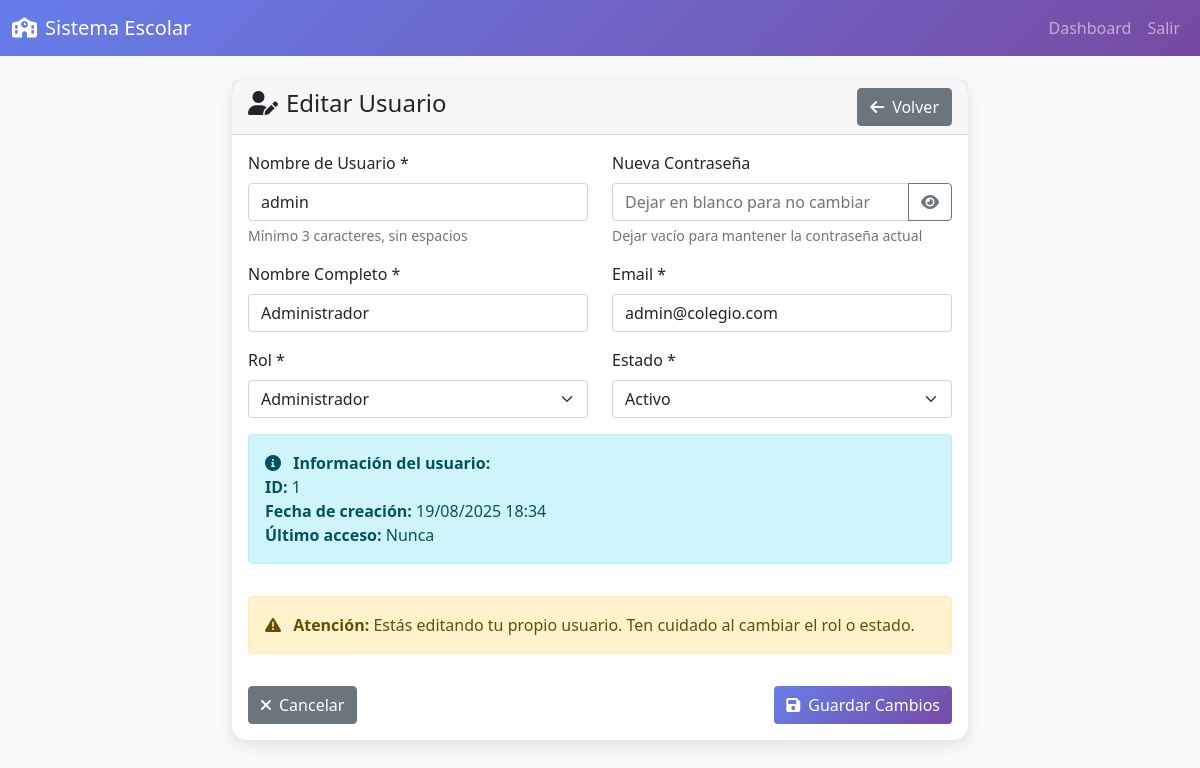
The app's page /usuarios/editar.php?id=1 (signed in) with its own data.
### tables this page shows
CREATE TABLE IF NOT EXISTS usuarios (
    id_usuario INT AUTO_INCREMENT PRIMARY KEY,
    username VARCHAR(50) UNIQUE NOT NULL,
    email VARCHAR(100) UNIQUE NOT NULL,
    password VARCHAR(255) NOT NULL,
    nombre VARCHAR(100),
    rol ENUM('admin', 'profesor', 'secretaria', 'contador') DEFAULT 'secretaria',
    estado ENUM('Activo', 'Inactivo') DEFAULT 'Activo',
    ultimo_acceso TIMESTAMP NULL,
    fecha_creacion TIMESTAMP DEFAULT CURRENT_TIMESTAMP,
    fecha_actualizacion TIMESTAMP DEFAULT CURRENT_TIMESTAMP ON UPDATE CURRENT_TIMESTAMP
);

### usuarios/editar.php (the view, shortened to what this page needs)
<?php
$database = new Database();
$conn = $database->getConnection();
$id = $_GET['id'] ?? null;
$stmt = $conn->prepare("SELECT * FROM usuarios WHERE id_usuario = :id");
$stmt->bindParam(':id', $id);
$stmt->execute();
$usuario = $stmt->fetch();
?>
<!DOCTYPE html>
<html lang="es">
<head>
    <link href="https://cdn.jsdelivr.net/npm/bootstrap@5.1.3/dist/css/bootstrap.min.css" rel="stylesheet">
    <link href="https://cdnjs.cloudflare.com/ajax/libs/font-awesome/6.0.0/css/all.min.css" rel="stylesheet">
</head>
<body>
    <nav class="navbar navbar-expand-lg navbar-dark">
        <div class="container-fluid">
            <a class="navbar-brand" href="../dashboard.php">
                <i class="fas fa-school me-2"></i>Sistema Escolar
            </a>
            <div class="navbar-nav ms-auto">
                <a class="nav-link" href="../dashboard.php">Dashboard</a>
                <a class="nav-link" href="../logout.php">Salir</a>
            </div>
        </div>
    </nav>
    <div class="container mt-4">
        <div class="row justify-content-center">
            <div class="col-md-8">
                <div class="card">
                    <div class="card-header d-flex justify-content-between align-items-center">
                        <h4><i class="fas fa-user-edit me-2"></i>Editar Usuario</h4>
                        <a href="index.php" class="btn btn-secondary">
                            <i class="fas fa-arrow-left me-2"></i>Volver
                        </a>
                    </div>
                    <div class="card-body">
                        <form method="POST">
                            <div class="row">
                                <div class="col-md-6 mb-3">
                                    <label for="username" class="form-label">Nombre de Usuario *</label>
                                    <input type="text" class="form-control" id="username" name="username"
                                           value="<?php echo htmlspecialchars($usuario['username']); ?>"
                                           required minlength="3" maxlength="50">
                                    <div class="form-text">Mínimo 3 caracteres, sin espacios</div>
                                </div>
                                <div class="col-md-6 mb-3">
                                    <label for="password" class="form-label">Nueva Contraseña</label>
                                    <div class="input-group">
                                        <input type="password" class="form-control" id="password" name="password"
                                               minlength="6" placeholder="Dejar en blanco para no cambiar">
                                        <button class="btn btn-outline-secondary" type="button" onclick="togglePassword()">
                                            <i class="fas fa-eye" id="toggleIcon"></i>
                                        </button>
                                    </div>
                                    <div class="form-text">Dejar vacío para mantener la contraseña actual</div>
                                </div>
                                <div class="col-md-6 mb-3">
                                    <label for="nombre" class="form-label">Nombre Completo *</label>
                                    <input type="text" class="form-control" id="nombre" name="nombre"
                                           value="<?php echo htmlspecialchars($usuario['nombre']); ?>"
                                           required maxlength="100">
                                </div>
                                <div class="col-md-6 mb-3">
                                    <label for="email" class="form-label">Email *</label>
                                    <input type="email" class="form-control" id="email" name="email"
                                           value="<?php echo htmlspecialchars($usuario['email']); ?>"
                                           required maxlength="100">
                                </div>
                                <div class="col-md-6 mb-3">
                                    <label for="rol" class="form-label">Rol *</label>
                                    <select class="form-select" id="rol" name="rol" required>
                                        <option value="admin" <?php echo $usuario['rol'] == 'admin' ? 'selected' : ''; ?>>Administrador</option>
                                    </select>
                                </div>
                                <div class="col-md-6 mb-3">
                                    <label for="estado" class="form-label">Estado *</label>
                                    <select class="form-select" id="estado" name="estado" required>
                                        <option value="Activo" <?php echo $usuario['estado'] == 'Activo' ? 'selected' : ''; ?>>Activo</option>
                                    </select>
                                </div>
                                <div class="col-12 mb-3">
                                    <div class="alert alert-info">
                                        <i class="fas fa-info-circle me-2"></i>
                                        <strong>Información del usuario:</strong><br>
                                        <strong>ID:</strong> <?php echo $usuario['id_usuario']; ?><br>
                                        <strong>Fecha de creación:</strong> <?php echo date('d/m/Y H:i', strtotime($usuario['created_at'] ?? $usuario['fecha_creacion'] ?? 'now')); ?><br>
                                        <strong>Último acceso:</strong> <?php echo $usuario['ultimo_acceso'] ? date('d/m/Y H:i', strtotime($usuario['ultimo_acceso'])) : 'Nunca'; ?>
                                    </div>
                                </div>
                                <?php if ($usuario['id_usuario'] == $_SESSION['user_id']): ?>
                                <div class="col-12 mb-3">
                                    <div class="alert alert-warning">
                                        <i class="fas fa-exclamation-triangle me-2"></i>
                                        <strong>Atención:</strong> Estás editando tu propio usuario. Ten cuidado al cambiar el rol o estado.
                                    </div>
                                </div>
                                <?php endif; ?>
                            </div>
                            <div class="d-flex justify-content-between">
                                <a href="index.php" class="btn btn-secondary">
                                    <i class="fas fa-times me-2"></i>Cancelar
                                </a>
                                <button type="submit" class="btn btn-primary">
                                    <i class="fas fa-save me-2"></i>Guardar Cambios
                                </button>
                            </div>
                        </form>
                    </div>
                </div>
            </div>
        </div>
    </div>
</body>
</html>

### usuarios/editar.php (style rules this page uses)
body { background-color: #f8f9fa; }
.navbar { background: linear-gradient(135deg, #667eea 0%, #764ba2 100%); }
.card { border: none; border-radius: 15px; box-shadow: 0 5px 15px rgba(0,0,0,0.1); }
.btn-primary { background: linear-gradient(135deg, #667eea 0%, #764ba2 100%); border: none; }

### records on screen
usuarios: username "admin", nombre "Administrador", email "admin@colegio.com", rol "Administrador", estado "Activo", id_usuario "1", fecha_creacion "19/08/2025 18:34"
